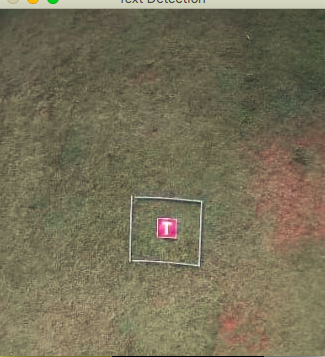
#> input picture OpenCV/Q2/T.png, 325 x 357 px
$ python 2-2.py
#> lines starting #> are read from the running program, lines starting #| are printed output that depends on the picture
import cv2
import numpy as np

img=cv2.imread('T.png')
#> img is the input picture: shape (357, 325, 3); mean B, G, R 87.1, 111.5, 117.7

rows=img.shape[0]
#> rows = 357
cols=img.shape[1]
#> cols = 325

M=np.float32([[1,0,-100],[0,1,50]])

#Translating by (-100,50)
dst=cv2.warpAffine(img,M,(cols,rows))
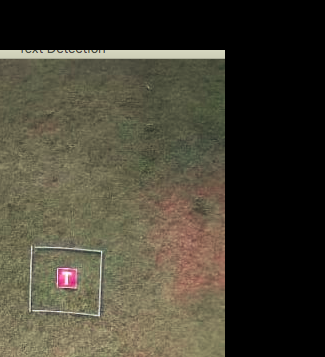
#> dst: shape (357, 325, 3); mean B, G, R 51, 64.7, 68.6

cv2.imshow('img',dst)
cv2.waitKey(0)
cv2.destroyAllWindows()
